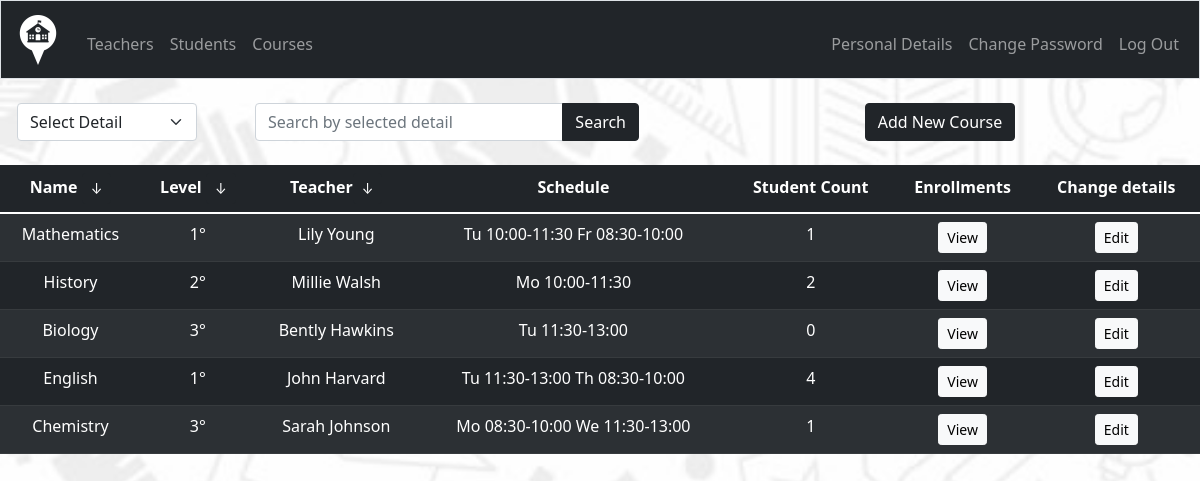
/admin/courses (signed in), run on the app's committed database.
### tables this page shows
CREATE TABLE 'course_schedule' ('schedule_id' INTEGER PRIMARY KEY AUTOINCREMENT NOT NULL, 'course_id' INTEGER, 'dayofweek' TEXT, 'start_time' TEXT, 'end_time' TEXT);

CREATE TABLE 'course' ('course_id' INTEGER PRIMARY KEY AUTOINCREMENT NOT NULL, 'name' TEXT NOT NULL, 'level' TEXT, 'teacher_id' INTEGER);

CREATE TABLE 'user' (
    user_id INTEGER PRIMARY KEY NOT NULL,
    hash TEXT NOT NULL,
    mail TEXT,
    phone TEXT, 
    role TEXT CHECK( role IN ('Admin', 'Teacher') )
, 'name' TEXT);

### app.py (the view)
@app.route("/admin/courses", methods=["GET", "POST"])
@login_required
@admin_required
def admin_courses():
    courses = db.execute(
        """
        SELECT
            course.course_id,
            course.name,
            course.level,
            user.name AS teacher_name,
            course_schedule.dayofweek,
            course_schedule.start_time,
            course_schedule.end_time,
            (SELECT COUNT(*) FROM enrollment WHERE enrollment.course_id = course.course_id) AS student_count
        FROM course
        LEFT JOIN user ON course.teacher_id = user.user_id
        LEFT JOIN course_schedule ON course.course_id = course_schedule.course_id
        ORDER BY course.course_id, CASE course_schedule.dayofweek
            WHEN 'Monday' THEN 1
            WHEN 'Tuesday' THEN 2
            WHEN 'Wednesday' THEN 3
            WHEN 'Thursday' THEN 4
            WHEN 'Friday' THEN 5
            ELSE 6
        END
    """
    )
    if request.method == "POST":
        detail = request.form.get("detail")
        query = request.form.get("query")
        if detail and query:
            results = db.execute(
                f"""
            SELECT
                course.course_id,
                course.name,
                course.level,
                user.name AS teacher_name,
                course_schedule.dayofweek,
                course_schedule.start_time,
                course_schedule.end_time,
                (SELECT COUNT(*) FROM enrollment WHERE enrollment.course_id = course.course_id) AS student_count
            FROM course
            LEFT JOIN user ON course.teacher_id = user.user_id
            LEFT JOIN course_schedule ON course.course_id = course_schedule.course_id
            WHERE {detail} LIKE ?
            ORDER BY course.course_id, CASE course_schedule.dayofweek
                WHEN 'Monday' THEN 1
                WHEN 'Tuesday' THEN 2
                WHEN 'Wednesday' THEN 3
                WHEN 'Thursday' THEN 4
                WHEN 'Friday' THEN 5
                ELSE 6
            END
        """,
                ("%" + query + "%",),
            )
            return render_template("admin_courses.html", courses=results)
        else:
            flash("All fields are required.", "error")
            return render_template("admin_courses.html", courses=courses)
    else:
        return render_template("admin_courses.html", courses=courses)

### app.py (called while the page is built)
@app.after_request
def after_request(response):
    response.headers["Cache-Control"] = "no-cache, no-store, must-revalidate"
    response.headers["Expires"] = 0
    response.headers["Pragma"] = "no-cache"
    return response

### helpers.py (called while the page is built)
def login_required(f):
    @wraps(f)
    def decorated_function(*args, **kwargs):
        if session.get("user_id") is None:
            return redirect("/login")
        return f(*args, **kwargs)
    return decorated_function

def admin_required(f):
    @wraps(f)
    def decorated_function(*args, **kwargs):
        if session.get("role") != "Admin":
            return redirect("/login")
        return f(*args, **kwargs)
    return decorated_function

### templates/admin_courses.html (shortened to what this page needs)
{% extends "layout.html" %}
{% block main %}
<form action="/admin/courses" method="post">
    <div class="row justify-content-around">
        <div class="col-md-2">
            <select class="form-select" id="detail" name="detail">
                <option disabled selected>Select Detail</option>
            </select>
        </div>
        <div class="col-md-4">
            <div class="input-group">
                <input type="text" class="form-control" id="query" name="query" placeholder="Search by selected detail">
                <button type="submit" class="btn btn-dark" id="search-button">Search</button>
            </div>
        </div>
        <div class="col-md-5">
            <a href="/admin/courses_add" class="btn btn-dark mt-0">Add New Course</a>
        </div>
    </div>
</form>
<table class="table table-dark table-striped mt-4">
    <thead>
        <tr>
            <th scope="col" onclick="sortCourses(2)">Name <button class="btn btn-dark btn-sm btn-sort">↓</button></th>
            <th scope="col" onclick="sortCourses(3)">Level <button class="btn btn-dark btn-sm btn-sort">↓</button></th>
            <th scope="col" onclick="sortCourses(4)">Teacher<button class="btn btn-dark btn-sm btn-sort">↓</button></th>
            <th scope="col" style="padding-bottom: 13px;">Schedule</th>
            <th scope="col" style="padding-bottom: 13px;">Student Count</th>
            <th scope="col" style="padding-bottom: 13px;">Enrollments</th>
            <th scope="col" style="padding-bottom: 13px;">Change details</th>
        </tr>
    </thead>
    <tbody>
        {% set added_courses = [] %}
        {% for course in courses %}
            {% if course.course_id not in added_courses %}
                <tr>
                    <td>{{ course.name }}</td>
                    <td>{{ course.level }}</td>
                    <td>{{ course.teacher_name }}</td>
                    <td>
                        {% set added_schedules = [] %}
                        {% for other_course in courses %}
                            {% if course.course_id == other_course.course_id %}
                                {% if other_course.dayofweek not in added_schedules %}
                                    {{ other_course.dayofweek[:2] }} {{ other_course.start_time }}-{{ other_course.end_time }}
                                    {% set _ = added_schedules.append(other_course.dayofweek) %}
                                {% endif %}
                            {% endif %}
                        {% endfor %}
                    </td>
                    <td>{{ course.student_count }}</td>
                    <td>
                        <a href="/course/enrollments/{{ course.course_id }}" class="btn btn-light btn-sm">View</a>
                    </td>
                    <td>
                        <a href="/admin/courses_edit/{{ course.course_id }}" class="btn btn-light btn-sm">Edit</a>
                    </td>
                </tr>
                {% set _ = added_courses.append(course.course_id) %}
            {% endif %}
        {% endfor %}
    </tbody>
</table>
{% endblock %}

### templates/layout.html (shortened to what this page needs)
<!DOCTYPE html>
<html lang="en">
    <head>
        <link href="https://cdn.jsdelivr.net/npm/bootstrap@5.1.3/dist/css/bootstrap.min.css" rel="stylesheet">
        <link href="/static/styles.css" rel="stylesheet">
    </head>
    <body>
        <nav class="bg-dark border navbar navbar-expand-md navbar-dark">
            <div class="container-fluid">
                <a class="navbar-brand" href="/">
                    <img src="/static/school logo.png" alt="School Logo" width="50" height="50" class="d-inline-block align-text-top">
                </a>
                <div class="collapse navbar-collapse" id="navbar">
                    {% if session["user_id"] %}
                        <ul class="navbar-nav me-auto mt-2">
                            {% if session["role"] == 'Admin' %}
                                <li class="nav-item"><a class="nav-link" href="/admin/teachers">Teachers</a></li>
                                <li class="nav-item"><a class="nav-link" href="/admin/students">Students</a></li>
                                <li class="nav-item"><a class="nav-link" href="/admin/courses">Courses</a></li>
                            {% elif session["role"] == 'Teacher' %}
                                <li class="nav-item"><a class="nav-link" href="/teacher/courses">Courses</a></li>
                                <li class="nav-item"><a class="nav-link" href="/teacher/students">Students</a></li>
                            {% endif %}
                        </ul>
                        <ul class="navbar-nav ms-auto mt-2">
                            <li class="nav-item"><a class="nav-link" href="/user">Personal Details</a></li>
                            <li class="nav-item"><a class="nav-link" href="/password_change">Change Password</a></li>
                            <li class="nav-item"><a class="nav-link" href="/logout">Log Out</a></li>
                        </ul>
                    {% else %}
                        <ul class="navbar-nav ms-auto mt-2">
                            <li class="nav-item"><a class="nav-link" href="/login">Log In</a></li>
                        </ul>
                    {% endif %}
                </div>
            </div>
        </nav>
        <main class="py-4 text-center mt-0">
            {% block main %}{% endblock %}
        </main>
    </body>
</html>

### static/styles.css (style rules this page uses)
body { background-image: url('/static/school.jpg'); background-size: cover; background-position: center; background-repeat: no-repeat; }
.navbar-brand img { filter: brightness(0) invert(1); }

### data on the page
course_schedule: name "Mathematics", level "1°", teacher_name "Lily Young", dayofweek "Tu", start_time "10:00", end_time "11:30", student_count "1"
course_schedule: dayofweek "Fr", start_time "08:30", end_time "10:00"
course_schedule: name "History", level "2°", teacher_name "Millie Walsh", dayofweek "Mo", start_time "10:00", end_time "11:30", student_count "2"
course_schedule: name "Biology", level "3°", teacher_name "Bently Hawkins", dayofweek "Tu", start_time "11:30", end_time "13:00", student_count "0"
course_schedule: name "English", level "1°", teacher_name "John Harvard", dayofweek "Tu", start_time "11:30", end_time "13:00", student_count "4"
course_schedule: dayofweek "Th", start_time "08:30", end_time "10:00"
course_schedule: name "Chemistry", level "3°", teacher_name "Sarah Johnson", dayofweek "Mo", start_time "08:30", end_time "10:00", student_count "1"
course_schedule: dayofweek "We", start_time "11:30", end_time "13:00"
